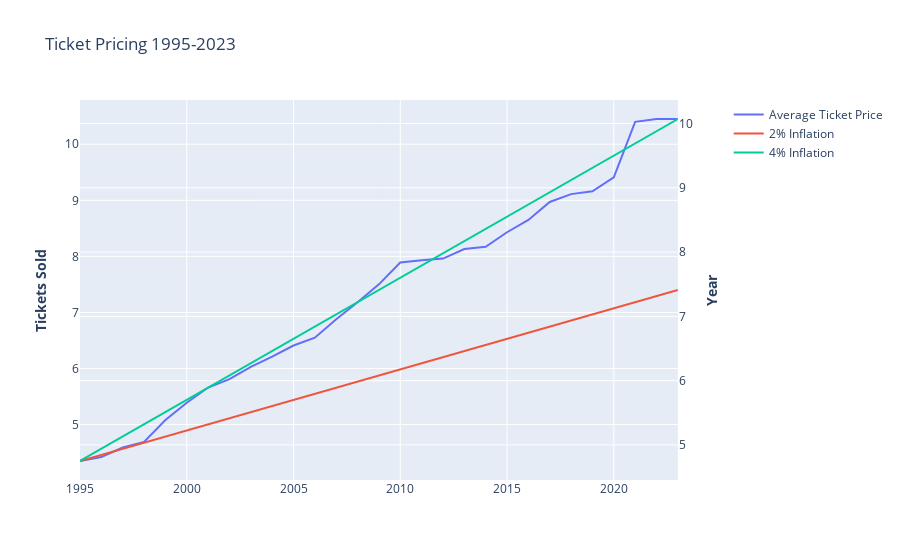

This figure's notebook cell:
### Code cell
# Create figure with secondary y-axis
fig = make_subplots(specs=[[{"secondary_y": True}]])

# Add traces
fig.add_trace(
    go.Scatter(x=df['Year'], y=df['Average Ticket Price'], name="Average Ticket Price"),
    secondary_y=False,
)

fig.add_trace(
    go.Scatter(x=df['Year'], y=values2percent, name="2% Inflation"),
    secondary_y=True,
)

fig.add_trace(
    go.Scatter(x=df['Year'], y=values4percent, name="4% Inflation"),
    secondary_y=True,
)

# Add figure title
fig.update_layout(
    title_text="Ticket Pricing 1995-2023"
)

# Set x-axis title
#fig.update_xaxes(title_text="xaxis title")

# Set y-axes titles
fig.update_yaxes(title_text="<b>Tickets Sold</b>", secondary_y=False)
fig.update_yaxes(title_text="<b>Year</b>", secondary_y=True)

fig.show()

### Figure 1 — Plotly figure (JSON) as saved in the notebook; plotly's stock layout.template omitted (floating-point values rounded to 4 significant figures)
{"data": [{"name": "Average Ticket Price", "type": "scatter", "x": [2023, 2022, 2021, 2020, 2019, 2018, 2017, 2016, 2015, 2014, 2013, 2012, 2011, 2010, 2009, 2008, 2007, 2006, 2005, 2004, 2003, 2002, 2001, 2000, 1999, 1998, 1997, 1996, 1995], "xaxis": "x", "y": [10.45, 10.45, 10.4, 9.41, 9.16, 9.11, 8.97, 8.65, 8.43, 8.17, 8.13, 7.96, 7.93, 7.89, 7.5, 7.18, 6.88, 6.55, 6.41, 6.21, 6.03, 5.81, 5.66, 5.39, 5.08, 4.69, 4.59, 4.42, 4.35], "yaxis": "y"}, {"name": "2% Inflation", "type": "scatter", "x": [2023, 2022, 2021, 2020, 2019, 2018, 2017, 2016, 2015, 2014, 2013, 2012, 2011, 2010, 2009, 2008, 2007, 2006, 2005, 2004, 2003, 2002, 2001, 2000, 1999, 1998, 1997, 1996, 1995], "xaxis": "x", "y": [7.41, 7.315, 7.22, 7.125, 7.03, 6.935, 6.84, 6.745, 6.65, 6.555, 6.46, 6.365, 6.27, 6.175, 6.08, 5.985, 5.89, 5.795, 5.7, 5.605, 5.51, 5.415, 5.32, 5.225, 5.13, 5.035, 4.94, 4.845, 4.75], "yaxis": "y2"}, {"name": "4% Inflation", "type": "scatter", "x": [2023, 2022, 2021, 2020, 2019, 2018, 2017, 2016, 2015, 2014, 2013, 2012, 2011, 2010, 2009, 2008, 2007, 2006, 2005, 2004, 2003, 2002, 2001, 2000, 1999, 1998, 1997, 1996, 1995], "xaxis": "x", "y": [10.07, 9.88, 9.69, 9.5, 9.31, 9.12, 8.93, 8.74, 8.55, 8.36, 8.17, 7.98, 7.79, 7.6, 7.41, 7.22, 7.03, 6.84, 6.65, 6.46, 6.27, 6.08, 5.89, 5.7, 5.51, 5.32, 5.13, 4.94, 4.75], "yaxis": "y2"}], "layout": {"title": {"text": "Ticket Pricing 1995-2023"}, "xaxis": {"anchor": "y", "domain": [0, 0.94]}, "yaxis": {"anchor": "x", "domain": [0, 1], "title": {"text": "<b>Tickets Sold</b>"}}, "yaxis2": {"anchor": "x", "overlaying": "y", "side": "right", "title": {"text": "<b>Year</b>"}}}}
